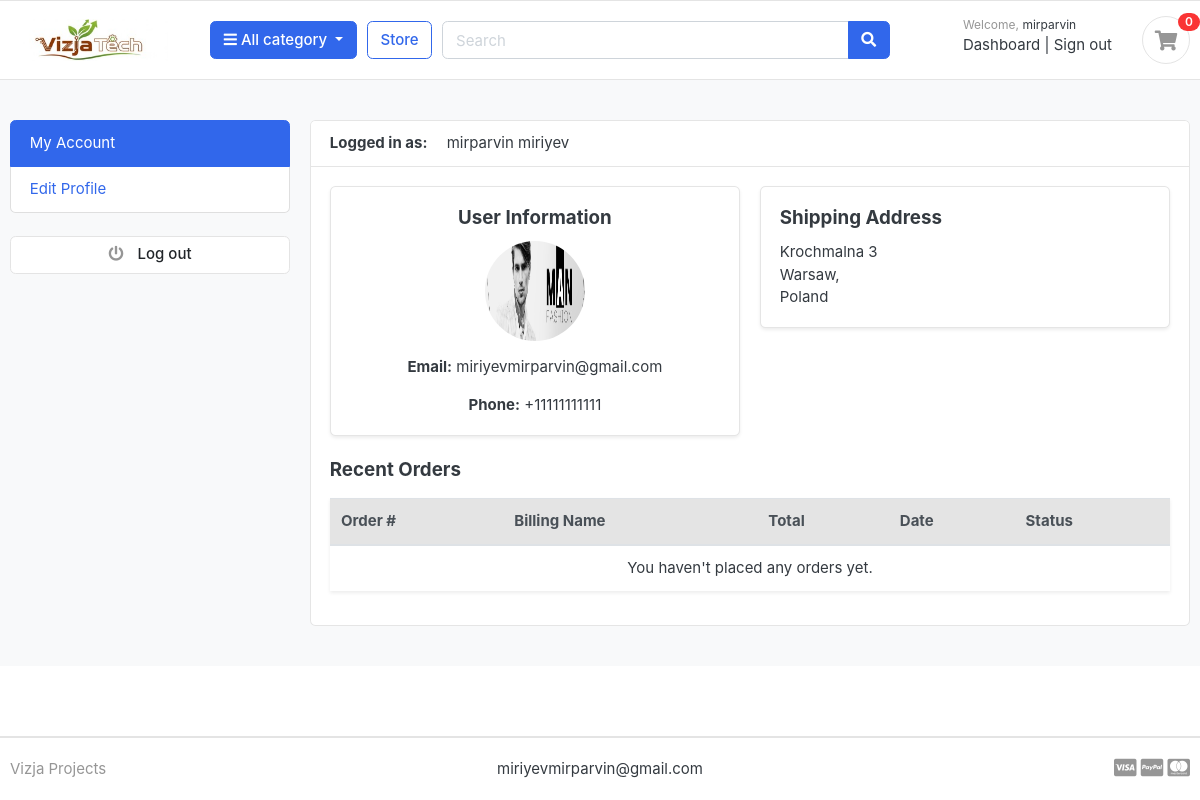
Screenshot of /accounts/dashboard/ (signed in) with the database file from the repository.
### accounts/models.py (models this page shows, shortened)
class Account(AbstractBaseUser):
    first_name = models.CharField(max_length=50)
    last_name = models.CharField(max_length=50)
    username = models.CharField(max_length=50, unique=True)
    email = models.EmailField(max_length=100, unique=True)
    phone_number = models.CharField(max_length=50)
    date_joined = models.DateTimeField(auto_now_add=True)
    last_login = models.DateTimeField(auto_now_add=True)
    is_admin = models.BooleanField(default=False)
    is_staff = models.BooleanField(default=False)
    is_active = models.BooleanField(default=False)
    is_superadmin = models.BooleanField(default=False)
    USERNAME_FIELD = 'email'
    REQUIRED_FIELDS = ['username', 'first_name', 'last_name']
    objects = MyAccountManager()
    def full_name(self):
        return f'{self.first_name} {self.last_name}'

class UserProfile(models.Model):
    user = models.OneToOneField(Account, on_delete=models.CASCADE)
    address_line_1 = models.CharField(blank=True, max_length=100)
    address_line_2 = models.CharField(blank=True, max_length=100)
    profile_picture = models.ImageField(blank=True, upload_to='userprofile')
    city = models.CharField(blank=True, max_length=20)
    state = models.CharField(blank=True, max_length=20)
    country = models.CharField(blank=True, max_length=20)

### accounts/views.py (the view)
# urls.py: path('dashboard/', views.dashboard, name='dashboard'),
@login_required(login_url='login')
def dashboard(request):
    orders = Order.objects.order_by('-created_at').filter(user=request.user, is_ordered=True)
    userprofile, created = UserProfile.objects.get_or_create(user=request.user)
    context = {
        'orders': orders,
        'userprofile': userprofile,
    }
    return render(request, 'accounts/dashboard.html', context)

### carts/context_processors.py (called while the page is built)
def counter(request):
    cart_count = 0
    if 'admin' in request.path:
        return {}
    else:
        try:
            if request.user.is_authenticated:
                cart_items = CartItem.objects.all().filter(user=request.user)
            else:
                cart = Cart.objects.filter(cart_id=_cart_id(request))
                cart_items = CartItem.objects.all().filter(cart=cart[:1])
            for cart_item in cart_items:
                cart_count += cart_item.quantity
        except Cart.DoesNotExist:
            cart_count = 0
    return dict(cart_count=cart_count)

### category/context_processors.py (called while the page is built)
def menu_links(request):
    links = Category.objects.all()
    return dict(links=links)

### category/models.py (called while the page is built)
    def get_url(self):
        return reverse('products_by_category', args=[self.slug])

### templates/accounts/dashboard.html (shortened to what this page needs)
{% extends 'base.html' %}
{% load static %}
{% block content %}
<section class="section-content padding-y bg">
    <div class="container">
        <div class="row">
            <aside class="col-md-3">
                <ul class="list-group">
                    <a class="list-group-item active" href="{% url 'dashboard' %}"> My Account </a>
                    <a class="list-group-item" href="{% url 'edit_profile' %}"> Edit Profile </a>
                </ul>
                <br>
                <a class="btn btn-light btn-block" href="{% url 'logout' %}"> <i class="fa fa-power-off"></i> <span class="text">Log out</span> </a>
            </aside>
            <main class="col-md-9">
                <article class="card">
                    <header class="card-header">
                        <strong class="d-inline-block mr-3">Logged in as:</strong>
                        <span>{{ user.full_name }}</span>
                    </header>
                    <div class="card-body">
                        <div class="row">
                            <div class="col-md-6">
                                <div class="card shadow-sm">
                                    <div class="card-body text-center">
                                        <h5 class="card-title">User Information</h5>
                                        {% if userprofile.profile_picture %}
                                            <img src="{{ userprofile.profile_picture.url }}" alt="Profile Picture" width="100" height="100" style="border-radius:50%; margin-bottom:15px;">
                                        {% else %}
                                            <img src="{% static 'images/default-user.png' %}" alt="Default Profile" width="100" style="border-radius:50%; margin-bottom:15px;">
                                        {% endif %}
                                        <p class="card-text"><strong>Email:</strong> {{ user.email }}</p>
                                        <p class="card-text"><strong>Phone:</strong> {{ user.phone_number }}</p>
                                    </div>
                                </div>
                            </div>
                            <div class="col-md-6">
                                <div class="card shadow-sm">
                                    <div class="card-body">
                                        <h5 class="card-title">Shipping Address</h5>
                                        {% if userprofile.address_line_1 %}
                                            <p class="mb-0">{{ userprofile.address_line_1 }}</p>
                                            <p class="mb-0">{{ userprofile.city }}, {{ userprofile.state }}</p>
                                            <p>{{ userprofile.country }}</p>
                                        {% else %}
                                            <p class="text-muted">No address provided yet.</p>
                                            <a href="{% url 'edit_profile' %}">Add Address</a>
                                        {% endif %}
                                    </div>
                                </div>
                            </div>
                        </div>
                        <div class="row mt-4">
                            <div class="col-md-12">
                                <h5 class="mb-3">Recent Orders</h5>
                                <table class="table table-hover shadow-sm bg-white">
                                    <thead class="thead-light">
                                        <tr>
                                            <th scope="col">Order #</th>
                                            <th scope="col">Billing Name</th>
                                            <th scope="col">Total</th>
                                            <th scope="col">Date</th>
                                            <th scope="col">Status</th>
                                        </tr>
                                    </thead>
                                    <tbody>
                                        {% for order in orders %}
                                        <tr>
                                            <th scope="row"><a href="{% url 'order_detail' order.order_number %}">{{ order.order_number }}</a></th>
                                            <td>{{ order.full_name }}</td>
                                            <td>PLN {{ order.order_total }}</td>
                                            <td>{{ order.created_at|date:"d M Y" }}</td>
                                            <td><span class="badge badge-{% if order.status == 'New' %}primary{% elif order.status == 'Completed' %}success{% else %}warning{% endif %}">{{ order.status }}</span></td>
                                        </tr>
                                        {% empty %}
                                        <tr>
                                            <td colspan="5" class="text-center">You haven't placed any orders yet.</td>
                                        </tr>
                                        {% endfor %}
                                    </tbody>
                                </table>
                            </div>
                        </div>
                        </div>
                </article>
            </main>
        </div>
    </div>
</section>
{% endblock %}

### templates/includes/navbar.html (shortened to what this page needs)
{%load static%}
 <header class="section-header">
<section class="header-main border-bottom">
    <div class="container">
<div class="row align-items-center">
    <div class="col-lg-2 col-md-3 col-6">
        <a href="{%url 'home'%}" class="brand-wrap">
            <img class="logo" src="{%static './images/vizja-tech.jpg' %}">
        </a>
    </div>
    <div class="col-lg col-sm col-md col-6 flex-grow-0">
        <div class="category-wrap dropdown d-inline-block float-right">
            <button type="button" class="btn btn-primary dropdown-toggle" data-toggle="dropdown">
                <i class="fa fa-bars"></i> All category
            </button>
        </div>
    </div>
    <a href="{%url 'store'%}" class="btn btn-outline-primary">Store</a>
    <div class="col-lg  col-md-6 col-sm-12 col">
        <form action="{% url 'search' %}" class="search" method ='GET'>
            <div class="input-group w-100">
                <input type="text" class="form-control" style="width:60%;" placeholder="Search" name="keyword">
                <div class="input-group-append">
                  <button class="btn btn-primary" type="submit">
                    <i class="fa fa-search"></i>
                  </button>
                </div>
            </div>
        </form>
    </div>
    <div class="col-lg-3 col-sm-6 col-8 order-2 order-lg-3">
                <div class="d-flex justify-content-end mb-3 mb-lg-0">
                    <div class="widget-header">
                        {% if user.id is None %}
                        <small class="title text-muted">Welcome guest!</small>
                        <div>
                            <a href="{% url 'login' %}">Sign in</a> <span class="dark-transp"> | </span>
                            <a href="{% url 'register' %}"> Register</a>
                        </div>
                        {% else %}
                        <small class="title text-muted">Welcome, <a href="{% url 'dashboard' %}">{{ user.first_name }}</a></small>
                        <div>
                            <a href="{% url 'dashboard' %}">Dashboard</a> <span class="dark-transp"> | </span>
                            <a href="{% url 'logout' %}">Sign out</a>
                        </div>
                        {% endif %}
                    </div>
                    <a href="{%url 'cart'%}" class="widget-header pl-3 ml-3">
                        <div class="icon icon-sm rounded-circle border"><i class="fa fa-shopping-cart"></i></div>
                        <span class="badge badge-pill badge-danger notify">{{cart_count}}</span>
                    </a>
                </div>
            </div>
</div>
    </div>
</section>
</header>

### vizja_tech/static/css/ui.css (style rules this page uses)
html { font-family: "Inter", sans-serif; font-size: 15px; }
.icon-xs, .icon-sm, .icon-md, .icon-lg { display: inline-block; text-align: center; flex-shrink: 0; flex-grow: 0; }
.icon-sm { width: 48px; height: 48px; line-height: 48px !important; font-size: 20px; }
.padding-y { padding-top: 40px; padding-bottom: 40px; }
article:after, .form-group:after { display: block; clear: both; content: ""; }
.bg { background-color: #f8f9fa; }
.bg-white { background-color: #fff; }
p:last-child { margin-bottom: 0; }
.header-main { position: relative; padding-top: 1rem; padding-bottom: 1rem; }
.brand-wrap .logo, .navbar-brand .logo { margin-right: 7px; max-height: 42px; display: inline-block; }
.widget-header { display: inline-block; vertical-align: middle; position: relative; }
.widget-header a { color: #343a40; }
.widget-header i { color: #969696; }
.widget-header .title { display: block; }
.widget-header .notify { position: absolute; top: -3px; right: -10px; }
.btn-light { background-color: #fff; border-color: #e4e4e4; }
.btn-light i { color: #969696; }
.btn i + .text { margin-left: 10px; }
.notify { position: absolute; top: -4px; right: -10px; display: inline-block; padding: 0.25em 0.6em; font-size: 12px; line-height: 1; text-align: center; border-radius: 3rem; color: #fff; background-color: #fa3434; }

### templates/base.html (style rules this page uses)
html, body { height: 100%; }
body { display: flex; flex-direction: column; }

### rows the page displays
Account: first_name "mirparvin", full_name "mirparvin miriyev", email "miriyevmirparvin@gmail.com", phone_number "+11111111111"
UserProfile: profile_picture (picture), address_line_1 "Krochmalna 3", city "Warsaw", country "Poland"

### other values shown
{{ cart_count }} "0"
